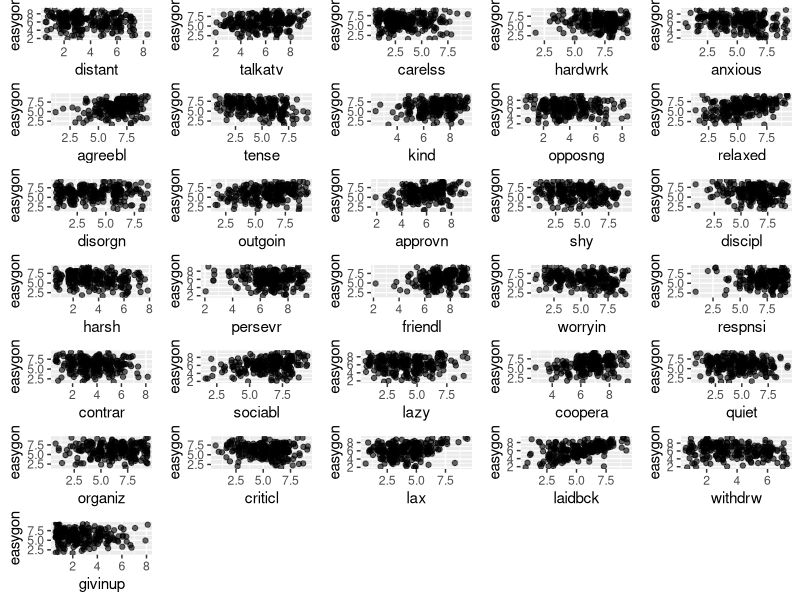
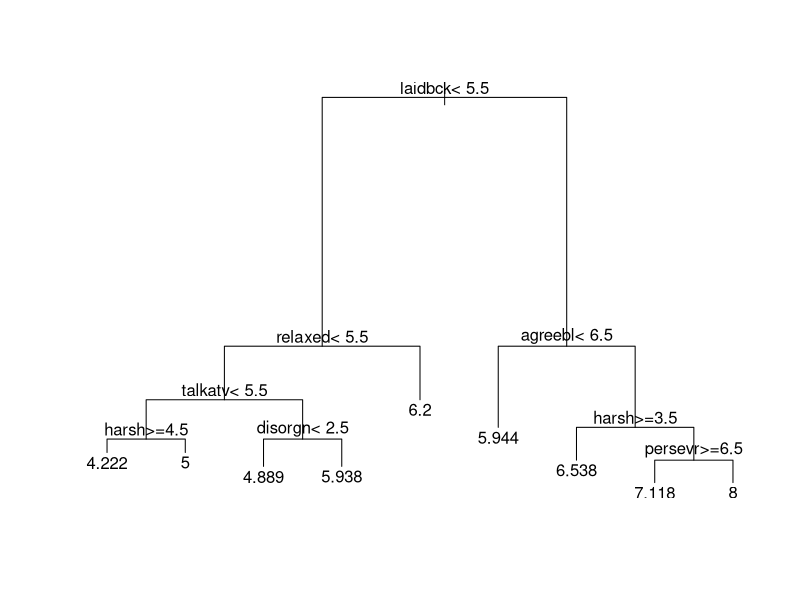
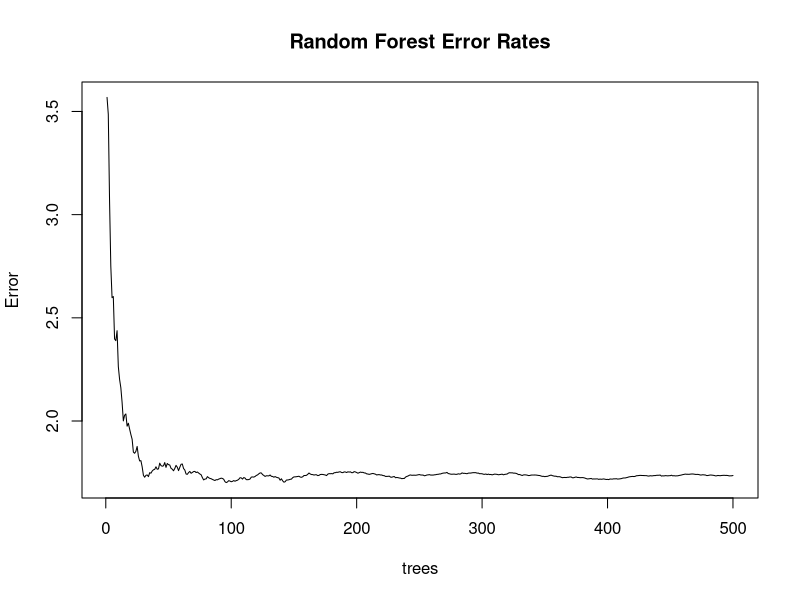
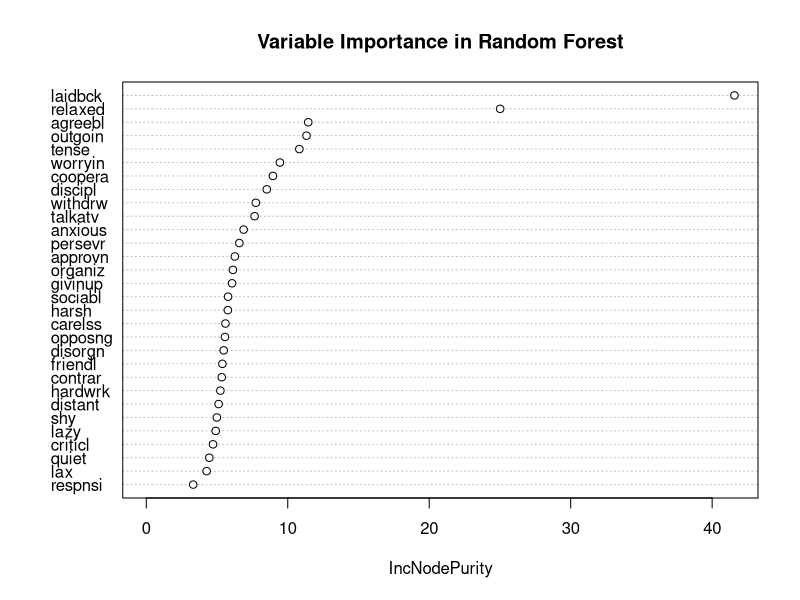
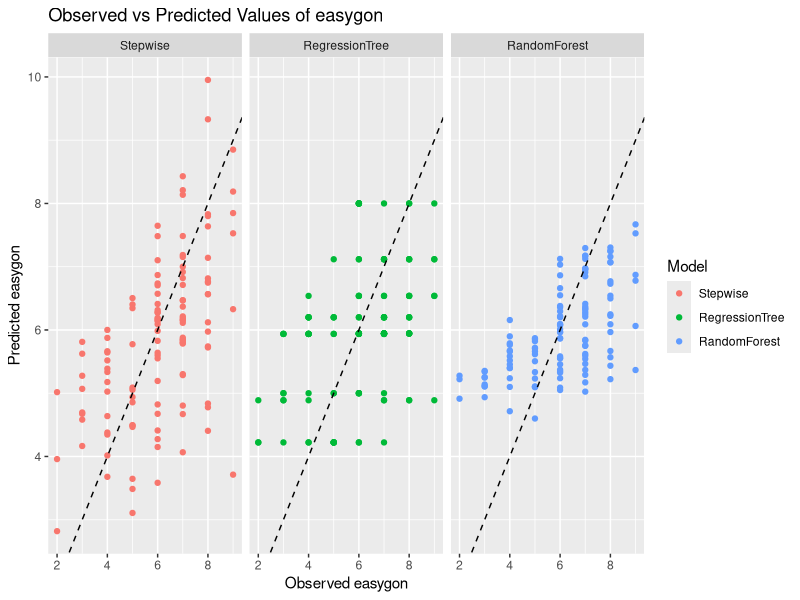

These figures' R source, in order:
## ---- chunk 1
library(doBy)
library(ggplot2)
library(reshape2)
library(rpart)
library(randomForest)
## ---- chunk 2
dat <- doBy::personality
set.seed(101) # for reproducibility
i_train <- sample(nrow(dat), .5*nrow(dat))
train <- dat[i_train,]
test <- dat[-i_train,]
## ---- chunk 3
response_plot(dat, easygon ~ ., geoms = c(geom_jitter(alpha = .6, width = .4, height = .4)), ncol = 5)
## ---- chunk 4
# Fit a linear model
model <- lm(easygon ~ ., data = train)

# Perform stepwise selection based on AIC
stepwise_model <- step(model, direction = "both")

summary(stepwise_model)
## ---- chunk 5
# Fit a regression tree model
tree_model <- rpart(easygon ~ ., data = train, method = "anova")

# Visualize the tree
plot(tree_model)
text(tree_model)
## ---- chunk 6
# Fit a random forest model
rf_model <- randomForest(easygon ~ ., data = train, ntree = 500)

# Print model details
print(rf_model)

# Visualizes how the model's error rate changes with the number of trees.
plot(rf_model, main = "Random Forest Error Rates")

# Plots the importance of each variable, helping identify which predictors are most influential. "Only for random forrest"
varImpPlot(rf_model, main = "Variable Importance in Random Forest")
## ---- chunk 7
summary(stepwise_model)
## ---- chunk 8
# Predict on test data
pred_step <- predict(model, newdata = test)
pred_rpart <- predict(tree_model, newdata = test)
pred_rf <- predict(rf_model, newdata = test)

# Extract actual values from the test set
actual <- test$easygon

# Function to calculate RMSE
rmse <- function(actual, predicted) {
  sqrt(mean((actual - predicted)^2))
}

# Calculate RMSE for each model
rmse_step <- rmse(actual, pred_step)
rmse_rpart <- rmse(actual, pred_rpart)
rmse_rf <- rmse(actual, pred_rf)

# Create a table to compare RMSE
rmse_table <- data.frame(
  Model = c("Stepwise Linear", "Regression Tree", "Random Forest"),
  RMSE = c(rmse_step, rmse_rpart, rmse_rf)
)

# Print RMSE table
print(rmse_table)
## ---- chunk 9
# Combine the actual and predicted values into a single data frame for plotting
plot_data <- data.frame(
  Observed = actual,
  Stepwise = pred_step,
  RegressionTree = pred_rpart,
  RandomForest = pred_rf
)

# Melt the data frame to long format for ggplot
plot_data_melt <- melt(plot_data, id.vars = "Observed", 
                       variable.name = "Model", value.name = "Predicted")

# Create the plot
ggplot(plot_data_melt, aes(x = Observed, y = Predicted, color = Model)) +
  geom_point() +
  geom_abline(intercept = 0, slope = 1, linetype = "dashed", color = "black") +
  labs(title = "Observed vs Predicted Values of easygon",
       x = "Observed easygon", y = "Predicted easygon") +
  facet_wrap(~Model)
## ---- chunk 10
set.seed(202) # for reproducibility
i_train <- sample(nrow(dat), .5*nrow(dat))
train <- dat[i_train,]
test <- dat[-i_train,]
## ---- chunk 11
sessionInfo()
